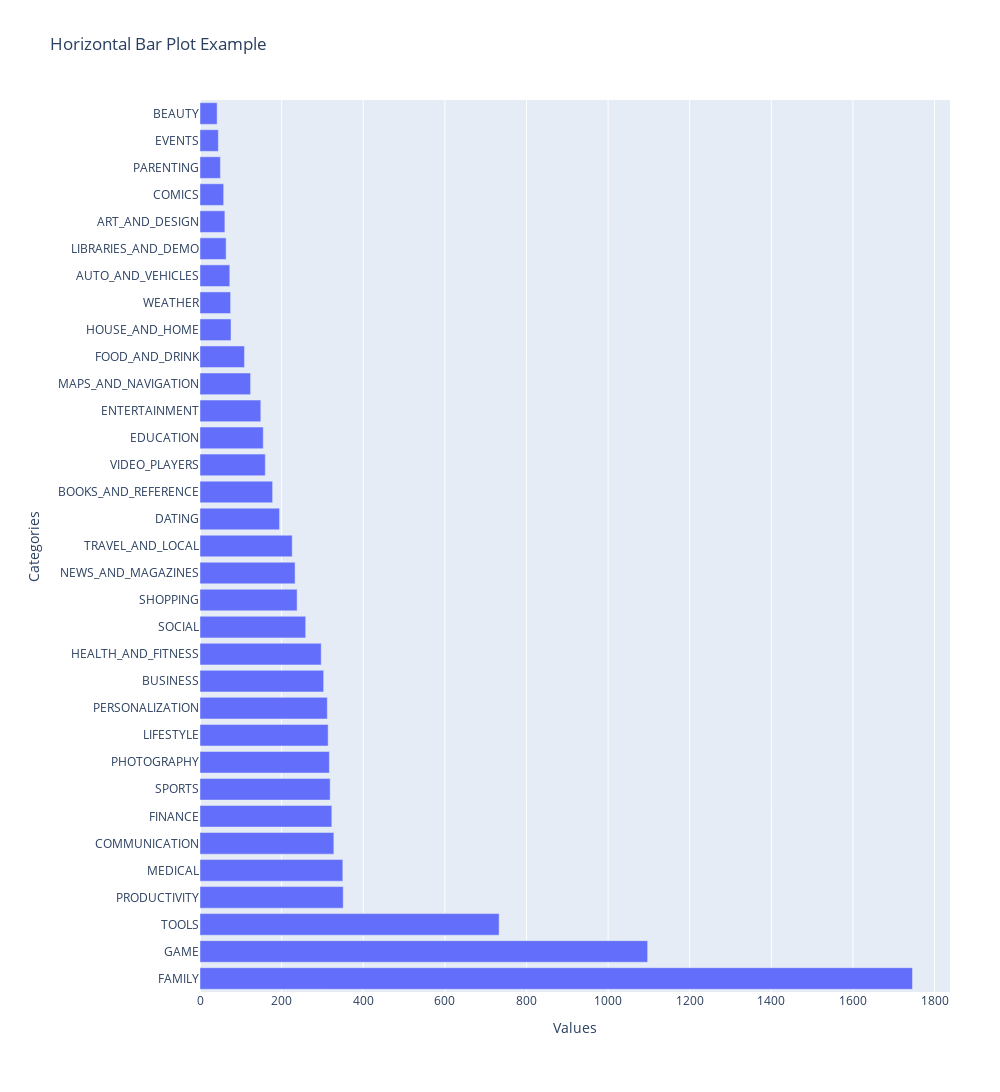

The cell this chart's notebook holds for it:
### Markdown cell above
### count plot Visualization of the category column

### Code cell
import plotly.graph_objects as go

# Create the data
x = ['FAMILY', 'GAME', 'TOOLS', 'PRODUCTIVITY', 'MEDICAL', 'COMMUNICATION',
     'FINANCE', 'SPORTS', 'PHOTOGRAPHY', 'LIFESTYLE', 'PERSONALIZATION',
     'BUSINESS', 'HEALTH_AND_FITNESS', 'SOCIAL', 'SHOPPING',
     'NEWS_AND_MAGAZINES', 'TRAVEL_AND_LOCAL', 'DATING',
     'BOOKS_AND_REFERENCE', 'VIDEO_PLAYERS', 'EDUCATION', 'ENTERTAINMENT',
     'MAPS_AND_NAVIGATION', 'FOOD_AND_DRINK', 'HOUSE_AND_HOME', 'WEATHER',
     'AUTO_AND_VEHICLES', 'LIBRARIES_AND_DEMO', 'ART_AND_DESIGN', 'COMICS',
     'PARENTING', 'EVENTS', 'BEAUTY']
y = [1746, 1097, 733, 351, 350, 328, 323, 319, 317, 314, 312, 303, 297, 259, 238,
     233, 226, 195, 178, 160, 155, 149, 124, 109, 76, 75, 73, 64, 61, 58, 50, 45, 42]


# Create the figure
fig2 = go.Figure(data=[go.Bar(x=y, y=x, orientation='h')])

# Update the layout
fig2.update_layout(
    title='Horizontal Bar Plot Example',
    xaxis_title='Values',
    yaxis_title='Categories',
    width=1000,
    height=1200,
    margin=dict(l=200, r=50, t=100, b=100)

)
# Show the plot
fig2.show()

### Figure 1 — Plotly figure (JSON) as saved in the notebook; plotly's stock layout.template omitted (floating-point values rounded to 4 significant figures)
{"data": [{"orientation": "h", "type": "bar", "x": [1746, 1097, 733, 351, 350, 328, 323, 319, 317, 314, 312, 303, 297, 259, 238, 233, 226, 195, 178, 160, 155, 149, 124, 109, 76, 75, 73, 64, 61, 58, 50, 45, 42], "y": ["FAMILY", "GAME", "TOOLS", "PRODUCTIVITY", "MEDICAL", "COMMUNICATION", "FINANCE", "SPORTS", "PHOTOGRAPHY", "LIFESTYLE", "PERSONALIZATION", "BUSINESS", "HEALTH_AND_FITNESS", "SOCIAL", "SHOPPING", "NEWS_AND_MAGAZINES", "TRAVEL_AND_LOCAL", "DATING", "BOOKS_AND_REFERENCE", "VIDEO_PLAYERS", "EDUCATION", "ENTERTAINMENT", "MAPS_AND_NAVIGATION", "FOOD_AND_DRINK", "HOUSE_AND_HOME", "WEATHER", "AUTO_AND_VEHICLES", "LIBRARIES_AND_DEMO", "ART_AND_DESIGN", "COMICS", "PARENTING", "EVENTS", "BEAUTY"]}], "layout": {"height": 1200, "margin": {"b": 100, "l": 200, "r": 50, "t": 100}, "title": {"text": "Horizontal Bar Plot Example"}, "width": 1000, "xaxis": {"title": {"text": "Values"}}, "yaxis": {"title": {"text": "Categories"}}}}
